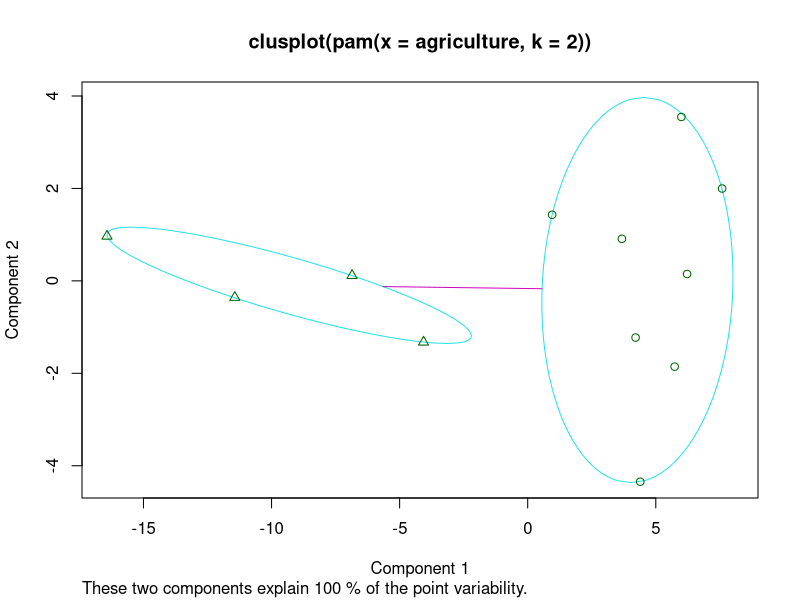
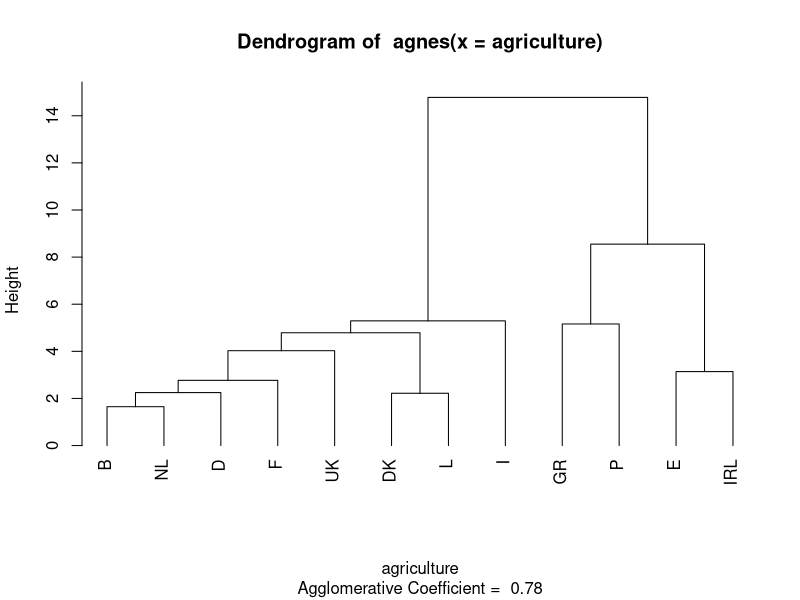
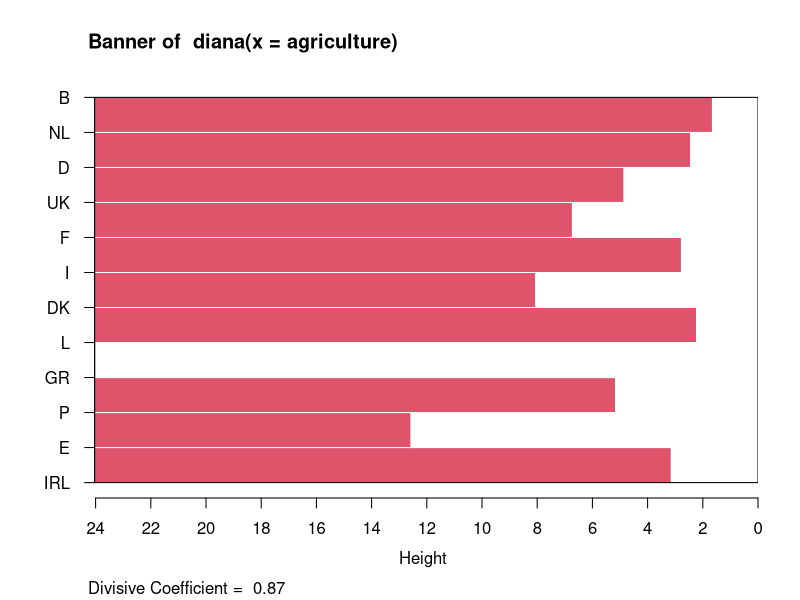
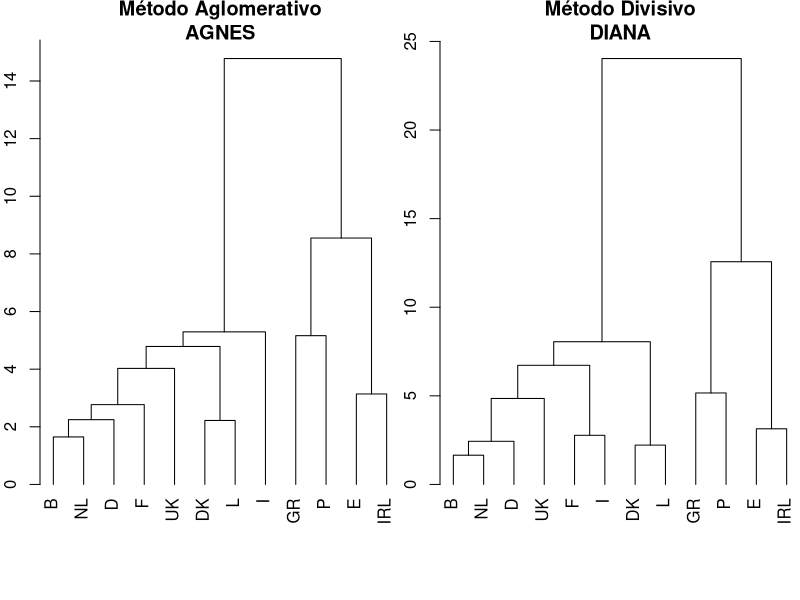

Reproduce these figures in R, in order.
## ---- chunk 1
libs <- c('cluster', 'psych')
sapply(libs, require, character.only = TRUE)
knitr::opts_knit$set(fig.width=5, fig.height=5, fig.align='center')
## ---- chunk 2
data(agriculture)

## Calcula matriz de dissimilaridade usando distância euclidiana 
## e sem padronização das variáveis
print(daisy(agriculture, metric = "euclidean", stand = FALSE),
      digits = 2)

## Usa método de particionamento pelo meióide 
## Partitioning Around Medoids (PAM)
plot(pam(agriculture, 2), which.plots = 1)

## Gráfico dendograma usando método aglomeração mais próximo
## agnes
plot(agnes(agriculture), which.plots = 2, hang = -1)

## Plot dissimilaridade usando método divisivo
## diana
plot(diana(agriculture), which.plots = 1)

## Usando agnes e diana para conjunto agricultura
par(mfrow=c(1,2), mar=c(3,2,2,0))
plot(agnes(agriculture), which.plots = 2, hang = -1,
     main = "Método Aglomerativo\nAGNES")
plot(diana(agriculture), which.plots = 2, hang = -1,
     main = "Método Divisivo\nDIANA")

par(mfrow=c(1,1))
